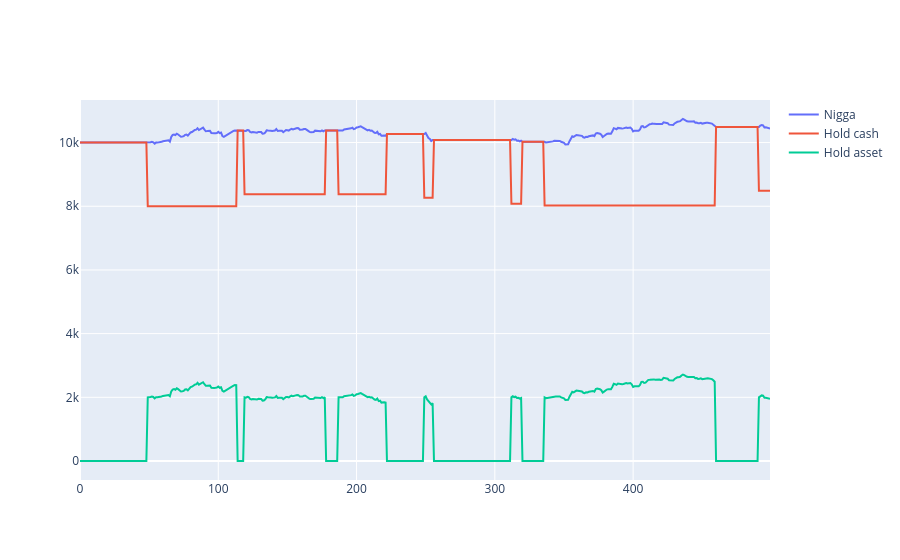

The code cell stored with this chart in its notebook:
### Code cell
import plotly.graph_objects as go
fig_eq = go.Figure()
fig_eq.add_trace(go.Scatter(y=bt.equity_list,mode='lines',name='Nigga'))
fig_eq.add_trace(go.Scatter(y=bt.cash_list,mode='lines',name='Hold cash'))
fig_eq.add_trace(go.Scatter(y=bt.asset_list,mode='lines',name='Hold asset'))
fig_eq.show()

### Figure 1 — Plotly figure (JSON) as saved in the notebook; plotly's stock layout.template omitted (floating-point values rounded to 4 significant figures; data arrays with more than 128 entries replaced by an {"elided": "..."} marker saying what was removed)
{"data": [{"mode": "lines", "name": "Nigga", "type": "scatter", "y": {"elided": "500 float values"}}, {"mode": "lines", "name": "Hold cash", "type": "scatter", "y": {"elided": "500 float values"}}, {"mode": "lines", "name": "Hold asset", "type": "scatter", "y": {"elided": "500 float values"}}], "layout": {}}
